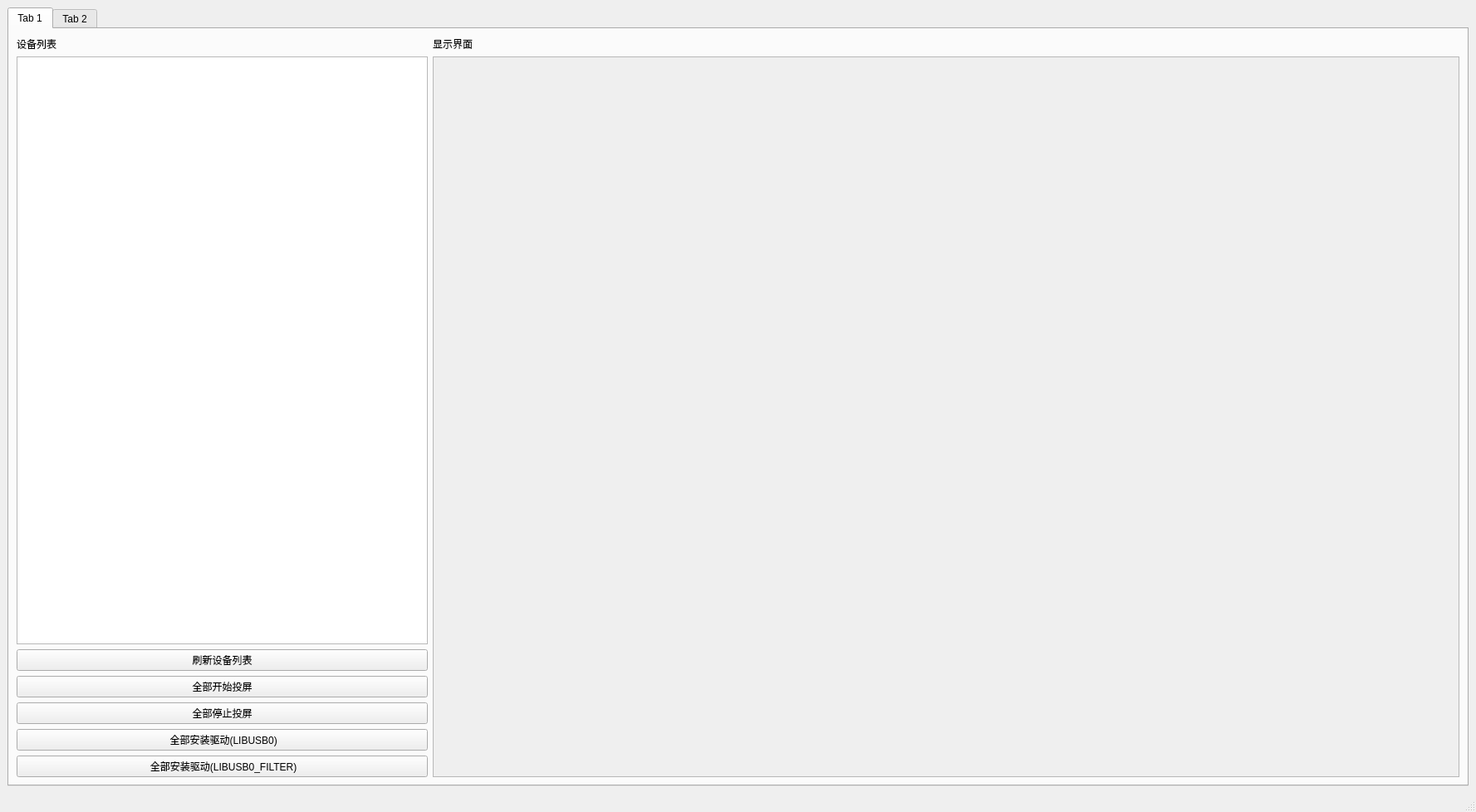
<?xml version="1.0" encoding="UTF-8"?>
<ui version="4.0">
 <class>MainWindow</class>
 <widget class="QMainWindow" name="MainWindow">
  <property name="geometry">
   <rect>
    <x>0</x>
    <y>0</y>
    <width>1777</width>
    <height>978</height>
   </rect>
  </property>
  <property name="windowTitle">
   <string>MainWindow</string>
  </property>
  <widget class="QWidget" name="centralwidget">
   <property name="enabled">
    <bool>true</bool>
   </property>
   <layout class="QGridLayout" name="gridLayout">
    <item row="0" column="0">
     <widget class="QTabWidget" name="tabWidget">
      <property name="currentIndex">
       <number>0</number>
      </property>
      <widget class="QWidget" name="tab">
       <attribute name="title">
        <string>Tab 1</string>
       </attribute>
       <layout class="QGridLayout" name="gridLayout_2" rowstretch="0,7,0,0,0,0,0" columnstretch="2,5">
        <item row="0" column="1">
         <widget class="QLabel" name="label_2">
          <property name="text">
           <string>显示界面</string>
          </property>
         </widget>
        </item>
        <item row="4" column="0">
         <widget class="QPushButton" name="Btn_AllStop">
          <property name="text">
           <string>全部停止投屏</string>
          </property>
         </widget>
        </item>
        <item row="0" column="0">
         <widget class="QLabel" name="label">
          <property name="text">
           <string>设备列表</string>
          </property>
         </widget>
        </item>
        <item row="3" column="0">
         <widget class="QPushButton" name="Btn_AllStart">
          <property name="text">
           <string>全部开始投屏</string>
          </property>
         </widget>
        </item>
        <item row="2" column="0">
         <widget class="QPushButton" name="Btn_RefreshDeviceList">
          <property name="text">
           <string>刷新设备列表</string>
          </property>
         </widget>
        </item>
        <item row="5" column="0">
         <widget class="QPushButton" name="AllInstallDriverLibusb0">
          <property name="text">
           <string> 全部安装驱动(LIBUSB0)</string>
          </property>
         </widget>
        </item>
        <item row="1" column="0">
         <widget class="QTableView" name="tableView_DeviceList"/>
        </item>
        <item row="1" column="1" rowspan="6">
         <widget class="QScrollArea" name="scrollArea">
          <property name="enabled">
           <bool>true</bool>
          </property>
          <property name="widgetResizable">
           <bool>true</bool>
          </property>
          <widget class="QWidget" name="widget_display_list">
           <property name="geometry">
            <rect>
             <x>0</x>
             <y>0</y>
             <width>1227</width>
             <height>831</height>
            </rect>
           </property>
          </widget>
         </widget>
        </item>
        <item row="6" column="0">
         <widget class="QPushButton" name="AllInstallDriverLibusb0Filter">
          <property name="text">
           <string> 全部安装驱动(LIBUSB0_FILTER)</string>
          </property>
         </widget>
        </item>
       </layout>
      </widget>
      <widget class="QWidget" name="tab_2">
       <attribute name="title">
        <string>Tab 2</string>
       </attribute>
      </widget>
     </widget>
    </item>
   </layout>
  </widget>
  <widget class="QMenuBar" name="menubar">
   <property name="geometry">
    <rect>
     <x>0</x>
     <y>0</y>
     <width>1777</width>
     <height>26</height>
    </rect>
   </property>
  </widget>
  <widget class="QStatusBar" name="statusbar"/>
 </widget>
 <resources/>
 <connections/>
</ui>
